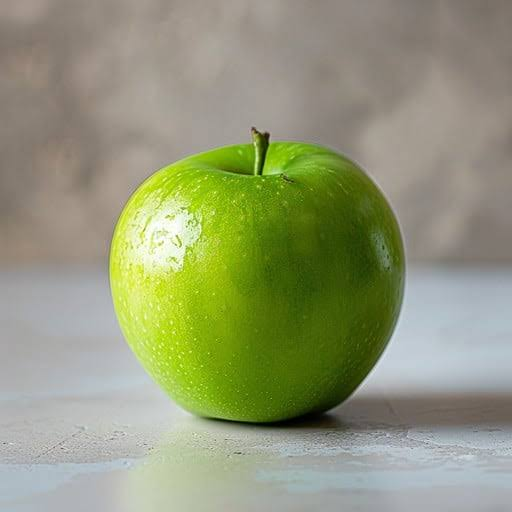
#> input picture ComputerVision/IntroOpenCV/images.jpg, 512 x 512 px, found by its file name
$ python Activity1.py
#> lines starting #> are read from the running program, lines starting #| are printed output that depends on the picture
import cv2

import matplotlib.pyplot as plt

image=cv2.imread("ComputerVision\\IntroOpenCV\images.jpg")
#> image is the input picture: shape (512, 512, 3); mean B, G, R 119.3, 152.4, 146.7

# Convert BGR to RGB
image_rgb = cv2.cvtColor(image, cv2.COLOR_BGR2RGB)

plt.imshow(image_rgb)
plt.title("RGB Image")
plt.show()

# Convert to Grayscale
gray_image = cv2.cvtColor(image, cv2.COLOR_BGR2GRAY)
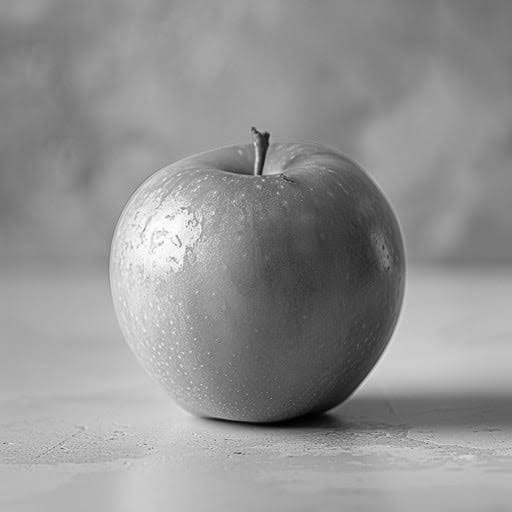
#> gray_image: shape (512, 512); min 1, max 255, mean 147

plt.imshow(gray_image, cmap='gray')
plt.title("Grayscale Image")
plt.show()

# Cropping the image

cropped_image = image[200:300, 200:400]
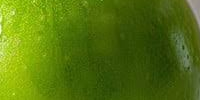
#> cropped_image: shape (100, 200, 3); mean B, G, R 13.2, 115.3, 85.7

cropped_rgb = cv2.cvtColor(cropped_image, cv2.COLOR_BGR2RGB)
plt.imshow(cropped_rgb)
plt.title("RGB Image")
plt.show()
